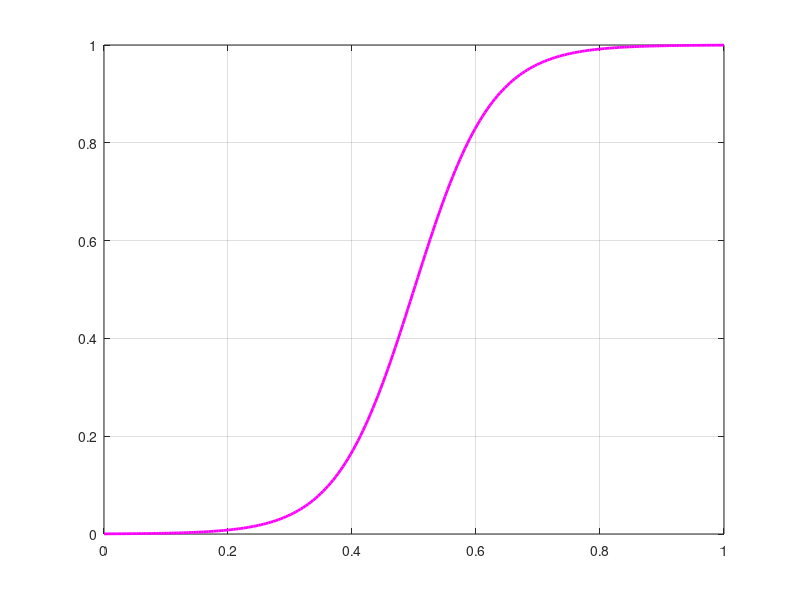

Recreate this plot in MATLAB. (Note: this script raises an error after producing the figure.)
%% script compiles each form of lambda used in the manuscript.

%font, fontsize and figure size
fn='Helvetica';
fs_labels=15;fs_axis=14;
wd=14;ht=12;

%A* range
A_star=linspace(0,1,250);

%output directory for figure - modify individually
figuresDirectory = 'U:\PhD\energy_decisions_manuscript\updated-files\plot-figures\svg-figures'; % PC
%% ORIGIAL SIGMOIDAL LAMBDA

%lambda
l= @(A_star) 1./(1+exp(-(16*A_star-8)));

%create figure
sigmoid_fig=figure('Name','Sigmoidal Function');clf;
box on;hold on;grid on;
xlim([0 1]);ylim([0 1]);
plot(A_star,l(A_star),'m-','LineWidth',2);%plotting the sigmoidal curve
ax1=gca;
ax1.XLabel.FontSize = fs_labels;
ax1.XTick = 0:0.1:1;
ax1.XLabel.FontSize = fs_axis;
ax1.XLabel.FontName = fn;
ax1.YTick = 0:0.1:1;
ax1.YLabel.FontSize = fs_axis;
ax1.YLabel.FontName = fn;
ax1.FontSize = fs_labels;
ax1.TickDir = 'out';
ax1_pos = ax1.Position;

%secondary x-axis
ax2 = axes('Position',ax1_pos,...
    'XAxisLocation','top',...
    'YAxisLocation','right',...
    'Color','none');
ax2.YTick=[];
ax2.XTick = 0:0.2:1;
valueOfA = zeros(1,6);
for i = 1:6
    val = ax2.XTick(i)*2760;
    valueOfA(i) = val;
end
ax2.XTickLabel = {valueOfA(1),valueOfA(2),valueOfA(3),valueOfA(4),valueOfA(5),valueOfA(6)};
ax2.TickDir = 'out';
ax2.FontSize = fs_axis;
set(gcf,'Units','centimeters','Position',[0 0 wd ht],'PaperUnits','centimeters','PaperSize',[wd ht]);
hold off;

%save figure to output directory with specified name and file extenstion
figureFileName = 'sigmoidal_function.svg';fullFileName=fullfile(figuresDirectory, figureFileName);print(sigmoid_fig,fullFileName,'-dsvg');

%% LINEAR LAMBDA

%lambda
l= @(A_star) A_star;

%create figure
linear_fig=figure('Name','Linear Function');clf;
box on;hold on;grid on;
xlim([0 1]);ylim([0 1]);
plot(A_star,l(A_star),'m-','LineWidth',2);%plotting the sigmoidal curve
ax1=gca;
ax1.XLabel.FontSize = fs_labels;
ax1.XTick = 0:0.1:1;
ax1.XLabel.FontSize = fs_axis;
ax1.XLabel.FontName = fn;
ax1.YTick = 0:0.1:1;
ax1.YLabel.FontSize = fs_axis;
ax1.YLabel.FontName = fn;
ax1.FontSize = fs_labels;
ax1.TickDir = 'out';
ax1_pos = ax1.Position;

%secondary x-axis
ax2 = axes('Position',ax1_pos,'XAxisLocation','top','YAxisLocation','right','Color','none');
ax2.YTick=[];
ax2.XTick = 0:0.2:1;
ax2.FontSize=fs_axis;
valueOfA = zeros(1,6);
for i = 1:6
    val = ax2.XTick(i)*2760;
    valueOfA(i) = val;
end
ax2.XTickLabel = {valueOfA(1),valueOfA(2),valueOfA(3),valueOfA(4),valueOfA(5),valueOfA(6)};
ax2.TickDir = 'out';

set(gcf,'Units','centimeters','Position',[0 0 wd ht],'PaperUnits','centimeters','PaperSize',[wd ht]);
hold off;

%save figure to output directory with specified name and file extenstion
figureFileName = 'linear_function.svg';fullFileName=fullfile(figuresDirectory, figureFileName);print(linear_fig,fullFileName,'-dsvg');

%% SIGMOIDAL LAMBDA WITH VERTICAL DISPLACEMENT

%lambda
l= @(A_star) 1./(1+exp(-(16*A_star-8))) + 0.5;

%create figure
sigmoid_fig_displaced=figure('Name','Sigmoidal Function Vertically Displaced');clf;
box on;hold on;grid on;
xlim([0 1]);ylim([0 2]);
plot(A_star,l(A_star),'m-','LineWidth',2);%plotting the sigmoidal curve
ax1=gca;
ax1.XLabel.FontSize = fs_labels;
ax1.XTick = 0:0.1:1;
ax1.XLabel.FontSize = fs_axis;
ax1.XLabel.FontName = fn;
ax1.YTick = 0:0.25:2;
ax1.YLabel.FontSize = fs_axis;
ax1.YLabel.FontName = fn;
ax1.FontSize = fs_labels;
ax1.TickDir = 'out';
set(gcf,'Units','centimeters','Position',[0 0 wd ht],'PaperUnits','centimeters','PaperSize',[wd ht]);
hold off;

%save figure to output directory with specified name and file extenstion
figureFileName = 'sigmoidal_function_shifted.svg';fullFileName=fullfile(figuresDirectory, figureFileName);print(sigmoid_fig_displaced,fullFileName,'-dsvg');
